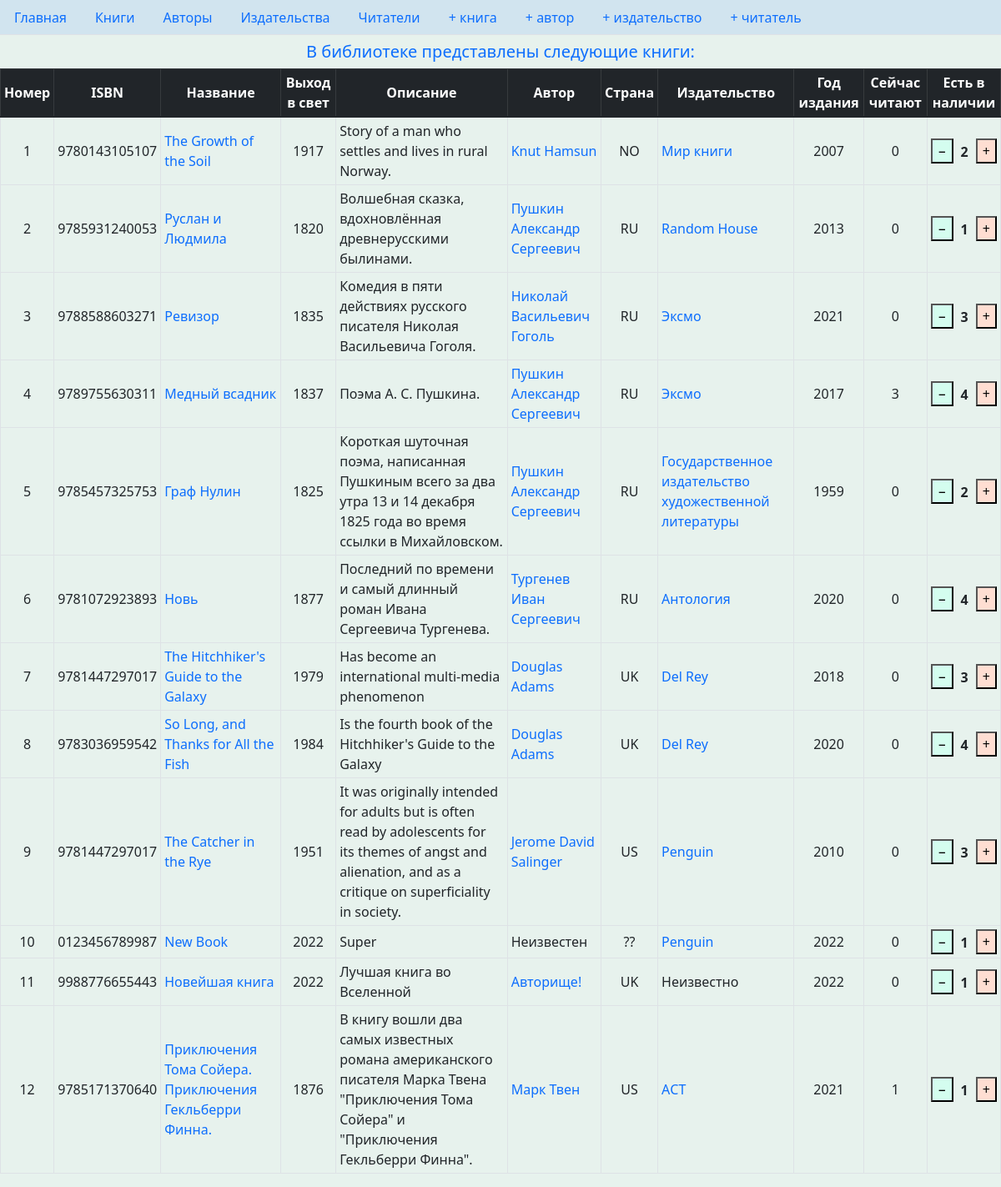
The page /books/ on the database its author committed.
### p_library/models.py (models this page shows, shortened)
class Book(models.Model):
    class Meta:
        verbose_name = _("объект Книга")
        verbose_name_plural = _("Книги")
    ISBN = models.CharField(
        max_length=13,
        verbose_name=_("Международный стандартный "
                       "книжный номер"),
    )
    title = models.TextField(
        verbose_name=_("Название"),
    )
    description = models.TextField(
        verbose_name=_("Аннотация"),
        blank=True,
    )
    year_release = models.PositiveSmallIntegerField(
        verbose_name=_("Год выхода в свет"),
        blank=True,
    )
    copy_count = models.PositiveSmallIntegerField(
        verbose_name=_("Число копий"),
        default=1,
    )
    price = models.DecimalField(
        max_digits=12,
        decimal_places=2,
        verbose_name=_("Цена"),
    )
    author = models.ForeignKey(
        "p_library.Author",
        verbose_name=_("Автор"),
        on_delete=models.CASCADE,
        null=True,
        blank=True,
        related_name="book_author",
    )
    publisher = models.ForeignKey(
        "p_library.Publisher",
        verbose_name=_("Издательство"),
        on_delete=models.CASCADE,
        null=True,
        blank=True,
        related_name="books",
    )
    year_publishing = models.PositiveIntegerField(
        verbose_name=_("Год издания"),
        blank=True,
    )
    readers = models.ManyToManyField(
        "p_library.Reader",
        through='BookReader',
        symmetrical=False,
        verbose_name=_("Сейчас читают"),
        related_name="reading_books",
        blank=True,
    )
    def get_absolute_url(self):
        return reverse_lazy('p_library:view_book', kwargs={'pk': self.pk})

class Author(models.Model):
    class Meta:
        verbose_name = _("объект Автор")
        verbose_name_plural = _("Авторы")
    full_name = models.TextField(
        verbose_name=_("Имя автора"),
        default=_("Неизвестен"),
    )
    birth_year = models.PositiveSmallIntegerField(
        verbose_name=_("Год рождения"),
        blank=True,
        null=True,
    )
    country = models.CharField(
        verbose_name=_("Страна"),
        max_length=2,
        blank=True,
        null=True,
    )
    def get_absolute_url(self):
        return reverse_lazy('p_library:view_author', kwargs={'pk': self.pk})

class Publisher(models.Model):
    class Meta:
        verbose_name = _("Издательство")
        verbose_name_plural = _("Издательства")
    name = models.TextField(
        verbose_name=_("Издательство"),
        default=_("Неизвестно"),
    )
    country = models.CharField(
        max_length=2,
        verbose_name=_("Страна"),
    )
    city = models.CharField(
        max_length=25, default="unknown",
        verbose_name=_("Город"),
    )
    def get_absolute_url(self):
        return reverse_lazy('p_library:view_publisher', kwargs={'pk': self.pk})

### p_library/views.py (the view)
# urls.py: path('books/', views.BooksList.as_view(), name="books", ),
class BooksList(ListView):
    model = Book
    template_name = 'p_library/books_list.html'
    context_object_name = 'books'
    extra_context = {'title': 'Книги'}
    def get_queryset(self):
        return Book.objects.select_related('author', 'publisher').prefetch_related('book_reading_reader')

### p_library/templates/p_library/books_list.html (shortened to what this page needs)
{% extends 'base.html' %}
{% block main %}
<h5 class="text-center">В библиотеке представлены следующие книги:</h5>
<table class="table table-bordered table-sm align-middle table-hover">
    <thead class="table-dark text-center align-middle">
        <tr>
            <th>Номер</th>
            <th>ISBN</th>
            <th>Название</th>
            <th>Выход в свет</th>
            <th>Описание</th>
            <th>Автор</th>
            <th>Страна</th>
            <th>Издательство</th>
            <th>Год издания</th>
            <th>Сейчас читают</th>
            <th>Есть в наличии</th>
        </tr>
    </thead>
    <tbody>
        {% for book in books %}
        <tr>
            <td class="text-center">{{ forloop.counter }}</td>
            <td>{{ book.ISBN }}</td>
            <td>
                <a class="text-decoration-none" href="{{ book.get_absolute_url }}">
                    {{ book.title }}
                </a>
            </td>
            <td class="text-center">{{ book.year_release }}</td>
            <td>{{ book.description }}</td>
            <td>
                {% if book.author.full_name %}
                    {% autoescape off %}
                        <a class="text-decoration-none" href="{{ book.author.get_absolute_url }}">
                            {{ book.author.full_name }}
                        </a>
                    {% endautoescape %}
                {% else %}
                    Неизвестен
                {% endif %}
            </td>
            <td class="text-center">
                {% if book.author.country %}
                    {{ book.author.country }}
                {% else %}
                    ??
                {% endif %}
            </td>
            <td>
                {% if book.publisher.name %}
                    {% autoescape off %}
                        <a class="text-decoration-none" href="{{ book.publisher.get_absolute_url }}">
                            {{ book.publisher.name }}
                    {% endautoescape %}
                {% else %}
                    Неизвестно
                {% endif %}
                </a>
            </td>
            <td class="text-center">{{ book.year_publishing }}</td>
            <td class="text-center">{{ book.book_reading_reader.all|length }}</td>
            <td class="align-middle">
                <div class="d-flex flex-row">
                    <form action="{% url 'p_library:book_decrement' %}" method="post" enctype="multipart/form-data">
                        <input type="submit" value="&#8722;" style="background-color: rgb(212, 253, 239);"/>
                    </form>
                    <div class="flex-grow-1 text-center fw-bold pt-1" style="padding: 2px;">
                        {{ book.copy_count }}
                    </div>
                    <form action="{% url 'p_library:book_increment' %}" method="post" enctype="multipart/form-data">
                        <input type="submit" value="&#43;" style="background-color: rgb(255, 222, 210);"/>
                    </form>
                </div>
            </td>
        </tr>
        {% endfor %}
    </tbody>
</table>
{% endblock %}

### rows shown on the page
Book: ISBN "9780143105107", title "The Growth of the Soil", year_release "1917", description "Story of a man who settles and lives in rural Norway.", author.full_name "Knut Hamsun", author.country "NO", publisher.name "Мир книги", year_publishing "2007", book_reading_reader.all|length "0", copy_count "2"
Book: ISBN "9785931240053", title "Руслан и Людмила", year_release "1820", description "Волшебная сказка, вдохновлённая древнерусскими былинами.", author.full_name "Пушкин Александр Сергеевич", author.country "RU", publisher.name "Random House", year_publishing "2013", book_reading_reader.all|length "0", copy_count "1"
Book: ISBN "9788588603271", title "Ревизор", year_release "1835", description "Комедия в пяти действиях русского писателя Николая Васильевича Гоголя.", author.full_name "Николай Васильевич Гоголь", author.country "RU", publisher.name "Эксмо", year_publishing "2021", book_reading_reader.all|length "0", copy_count "3"
Book: ISBN "9789755630311", title "Медный всадник", year_release "1837", description "Поэма А. С. Пушкина.", author.full_name "Пушкин Александр Сергеевич", author.country "RU", publisher.name "Эксмо", year_publishing "2017", book_reading_reader.all|length "3", copy_count "4"
Book: ISBN "9785457325753", title "Граф Нулин", year_release "1825", description "Короткая шуточная поэма, написанная Пушкиным всего за два утра 13 и 14 декабря 1825 года во время ссылки в Михайловском.", author.full_name "Пушкин Александр Сергеевич", author.country "RU", publisher.name "Государственное издательство художественной литературы", year_publishing "1959", book_reading_reader.all|length "0", copy_count "2"
Book: ISBN "9781072923893", title "Новь", year_release "1877", description "Последний по времени и самый длинный роман Ивана Сергеевича Тургенева.", author.full_name "Тургенев Иван Сергеевич", author.country "RU", publisher.name "Антология", year_publishing "2020", book_reading_reader.all|length "0", copy_count "4"
Book: ISBN "9781447297017", title "The Hitchhiker's Guide to the Galaxy", year_release "1979", description "Has become an international multi-media phenomenon", author.full_name "Douglas Adams", author.country "UK", publisher.name "Del Rey", year_publishing "2018", book_reading_reader.all|length "0", copy_count "3"
Book: ISBN "9783036959542", title "So Long, and Thanks for All the Fish", year_release "1984", description "Is the fourth book of the Hitchhiker's Guide to the Galaxy", author.full_name "Douglas Adams", author.country "UK", publisher.name "Del Rey", year_publishing "2020", book_reading_reader.all|length "0", copy_count "4"
Book: ISBN "9781447297017", title "The Catcher in the Rye", year_release "1951", description "It was originally intended for adults but is often read by adolescents for its themes of angst and alienation, and as a critique on superficiality in society.", author.full_name "Jerome David Salinger", author.country "US", publisher.name "Penguin", year_publishing "2010", book_reading_reader.all|length "0", copy_count "3"
Book: ISBN "0123456789987", title "New Book", year_release "2022", description "Super", shows "Неизвестен", publisher.name "Penguin", year_publishing "2022", book_reading_reader.all|length "0", copy_count "1"
Book: ISBN "9988776655443", title "Новейшая книга", year_release "2022", description "Лучшая книга во Вселенной", author.full_name "Авторище!", author.country "UK", shows "Неизвестно", year_publishing "2022", book_reading_reader.all|length "0", copy_count "1"
Book: ISBN "9785171370640", title "Приключения Тома Сойера. Приключения Гекльберри Финна.", year_release "1876", description "В книгу вошли два самых известных романа американского писателя Марка Твена \"Приключения Тома Сойера\" и \"Приключения Гекльберри Финна\".", author.full_name "Марк Твен", author.country "US", publisher.name "АСТ", year_publishing "2021", book_reading_reader.all|length "1", copy_count "1"
